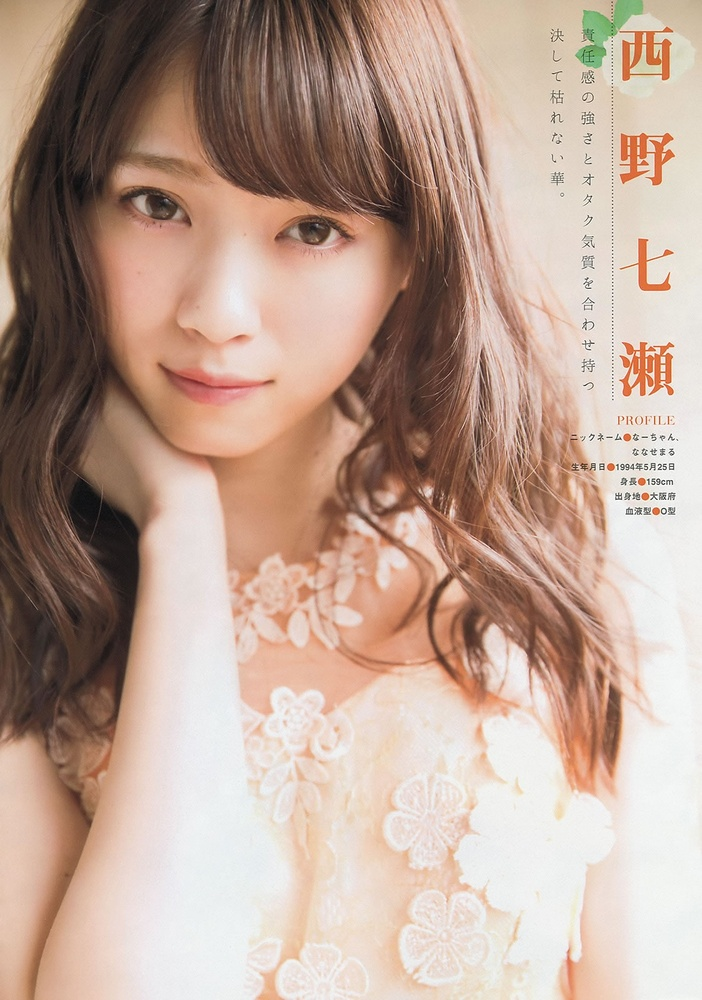
#> input picture docker-python/python/code/test.jpg, 702 x 1000 px, shrunk from 1124 x 1600 before the run
$ python cv.py
#> lines starting #> are read from the running program, lines starting #| are printed output that depends on the picture
# cv.py
import cv2

# flags传入0表示灰度图像, 1表示彩色图像
img=cv2.imread('test.jpg',flags=1)
#> img is the input picture: shape (1000, 702, 3); mean B, G, R 148.8, 162.8, 188.5

# 获取图片尺寸
rows,cols=img.shape[:2]
#> rows = 1000; cols = 702

# 这里的第一个参数为旋转中心，第二个为旋转角度，第三个为旋转后的缩放因子
# 可以通过设置旋转中心，缩放因子，以及窗口大小来防止旋转后超出边界的问题
M=cv2.getRotationMatrix2D((cols/2,rows/2),90,1)

# 第三个参数是输出图像的尺寸中心
dst=cv2.warpAffine(img,M,(cols,rows))
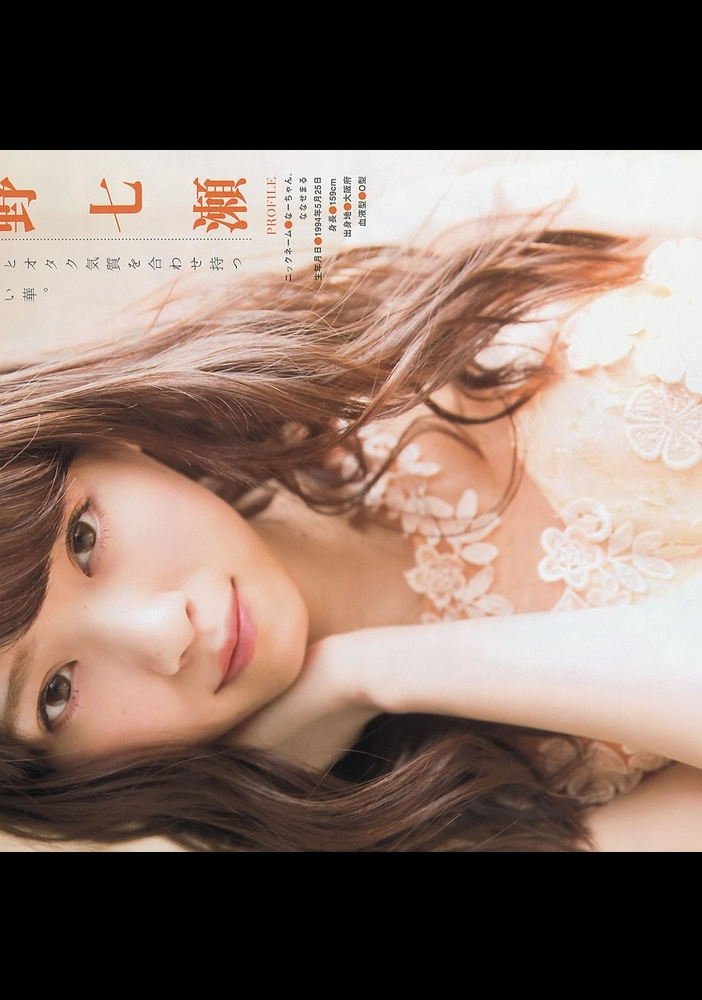
#> dst: shape (1000, 702, 3); mean B, G, R 100.3, 110.3, 130.5

# 写入文件
cv2.imwrite("test-rotated.jpg", dst, [int(cv2.IMWRITE_JPEG_QUALITY), 100])
print('rotated and saved.')

$ run again, with docker-python/python/code/obama.jpg copied over docker-python/python/code/test.jpg
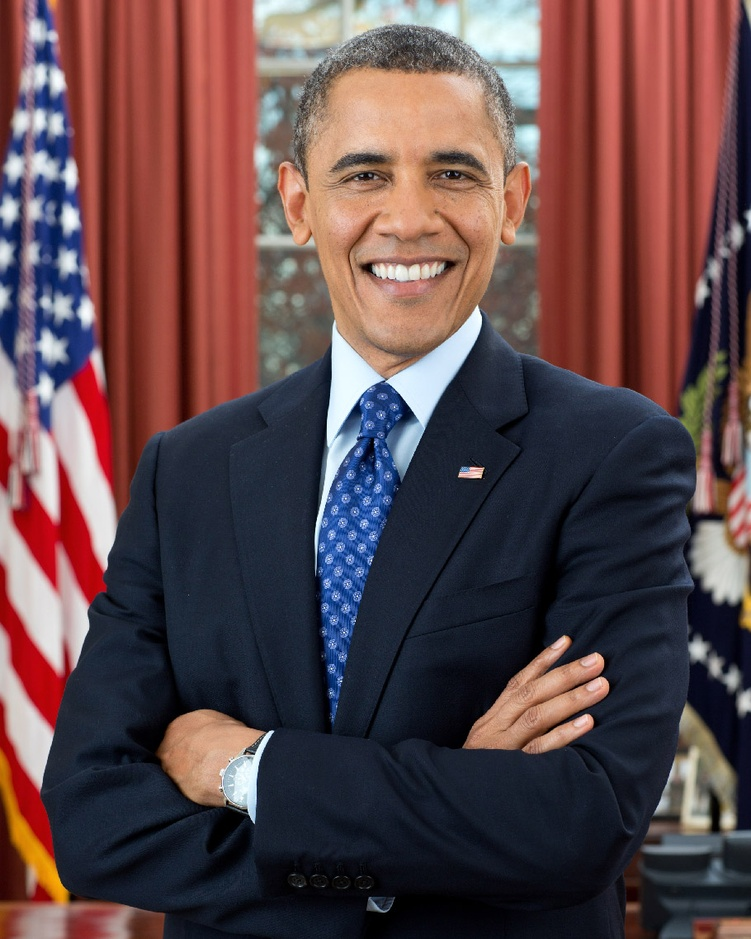
#> input picture docker-python/python/code/obama.jpg, 751 x 939 px, shrunk from 910 x 1137 before the run
#> img is the input picture: shape (939, 751, 3); mean B, G, R 74.7, 71.7, 95
#> `dst=cv2.warpAffine(img,M,(cols,rows))`:
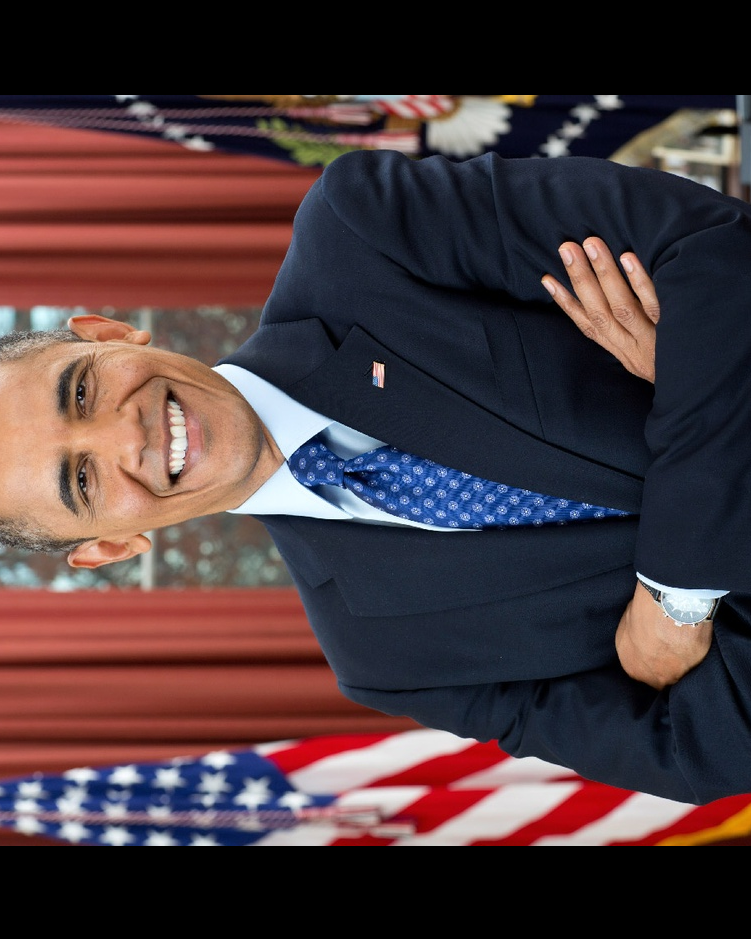
#> dst: shape (939, 751, 3); mean B, G, R 60.3, 57.1, 75.1
